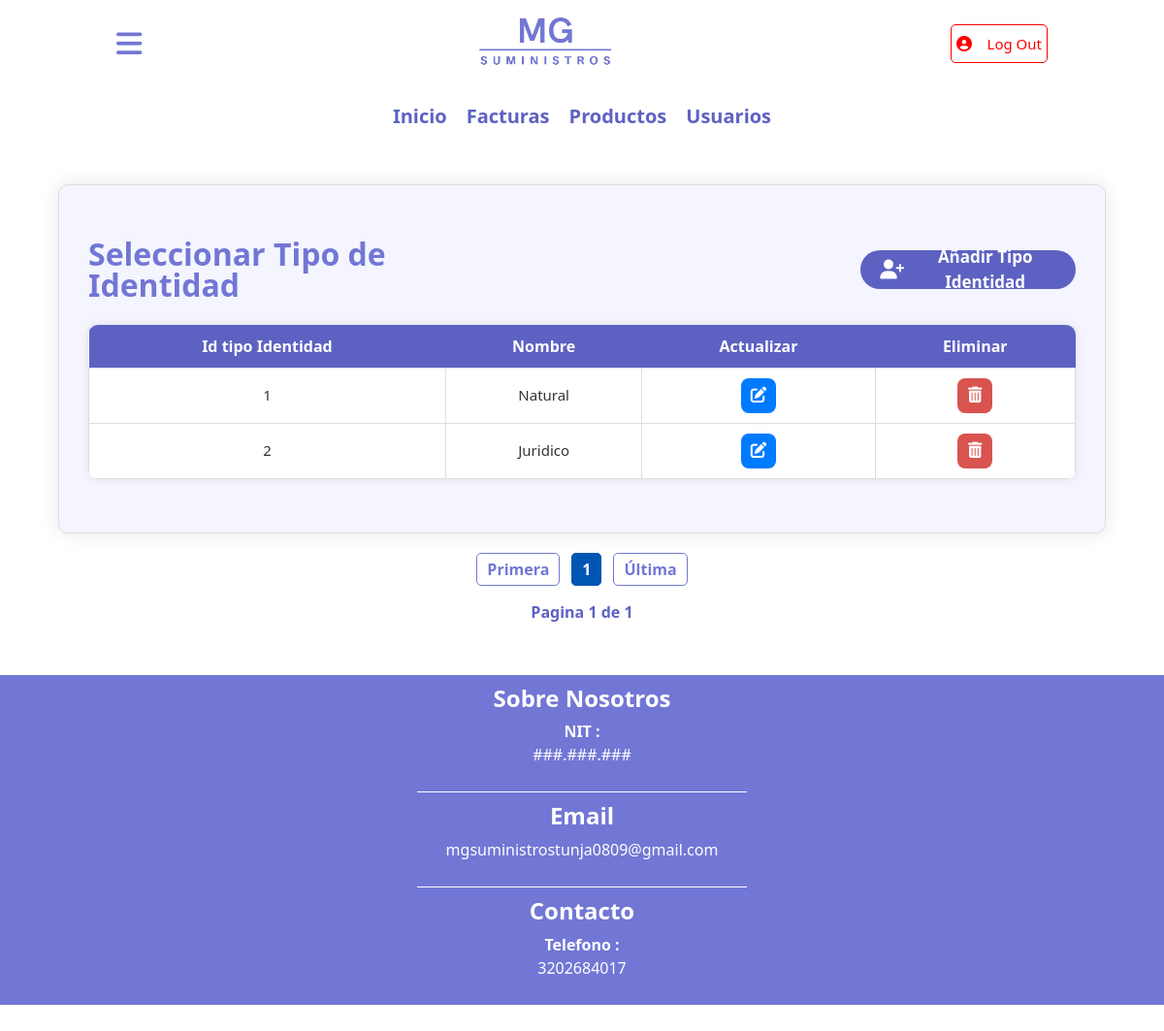
Screenshot of /tipo_identidad/select.php (signed in) with the database file from the repository.
### tables this page shows
CREATE TABLE `tipo_identidad` (
  `id_tipo_identidad` int(11) NOT NULL,
  `tipo_identidad` varchar(40) NOT NULL
);

### tipo_identidad/select.php (the view, shortened to what this page needs)
<!DOCTYPE html>
<html lang="en">
<head>
    <link href="https://cdn.jsdelivr.net/npm/bootstrap@5.3.3/dist/css/bootstrap.min.css"
          rel="stylesheet"
>
    <link rel="stylesheet" href="../CSS/styles.css">
</head>
<body>
    <?php require_once('../config/database.php');?>
    <?php include('../temp/header.php') ?>
    <?php include('../temp/contenido.php') ?>
    <div id="contenido">
        <form action="select.php" method="POST" name="select">
            <fieldset>
                <legend id="titulo-form">
                    <h2>Seleccionar Tipo de Identidad</h2>
                    <a href="insert.php" id="btn-insertar">
                      <i class="fa-solid fa-user-plus"></i>
                      <p>Añadir Tipo Identidad</p>
                    </a>
                </legend>
                <table class="tabla_roles">
                    <tr>
                        <th>Id tipo Identidad</th>
                        <th>Nombre</th>
                        <th>Actualizar</th>
                        <th>Eliminar</th>
                    </tr>
                <?php
                $sql_registros = mysqli_query($conexion,'SELECT COUNT(*) AS total FROM tipo_identidad');
                $result_registros = mysqli_fetch_array($sql_registros);
                $total = $result_registros['total'];
                $por_pagina = 5;
                $pagina = empty($_GET['PAGINA'])?1:$_GET['PAGINA'];
                $desde = ($pagina - 1) * $por_pagina;
                $total_paginas = ceil($total / $por_pagina);
                $consulta = "SELECT * FROM tipo_identidad LIMIT $desde,$por_pagina";
                $ejecutar = mysqli_query($conexion, $consulta);
                if(mysqli_num_rows($ejecutar)>0){
                    while($fila = mysqli_fetch_assoc($ejecutar)){
                        $id_tipo_identidad = $fila['id_tipo_identidad'];
                        $nom = $fila['tipo_identidad'];
                        echo "
                    <tr>
                      <td>$id_tipo_identidad</td>
                      <td>$nom</td>
                      <td>
                        <a class='btn-accion btn-actualizar' href='update.php?ACTUALIZAR=$id_tipo_identidad' title='Actualizar'>
                          <i class='fa-solid fa-pen-to-square'></i>
                        </a>
                      </td>
                      <td>
                        <a class='btn-accion btn-eliminar' href='select.php?ELIMINAR=$id_tipo_identidad' title='Eliminar' onclick=\"return confirm('¿Desea eliminar este rol?');\">
                          <i class='fa-solid fa-trash-can'></i>
                        </a>
                      </td>
                    </tr>
                  ";
                }
              } else {
                echo "<tr><td colspan='4'>No hay Tipos de Identidad registrados.</td></tr>";
              }
                ?>
            </table>
            </fieldset>
        </form>
        <div class="paginador">
            <?php
                echo "<a href='select.php?PAGINA=1' class='link-pagina'>Primera</a>";
                for ($i = 1; $i <= $total_paginas; $i++) {
                $pagina = empty($_GET['PAGINA']) ? 1 : $_GET['PAGINA'];
                $clase_activa = ($i == $pagina) ? "link-activa" : "link-pagina";
                echo "<a href='select.php?PAGINA=$i' class='$clase_activa'>$i</a>";
                }
                echo "<a href='select.php?PAGINA=$total_paginas' class='link-pagina'>Última</a>";
                echo "<br>";
                echo "<p class='info_pagina'>Pagina $pagina de $total_paginas</p>"
            ?>
        </div>
    </div>
    <?php include('../temp/footer.php') ?>
</body>
</html>

### CSS/styles.css (style rules this page uses)
body { margin: 0; font-family:'Segoe UI', Tahoma, Geneva, Verdana, sans-serif; font-weight: 400px; }
#contenido { text-align: center; align-items: center; height: auto; align-content: center; margin-bottom: 30px; }
#contenido form { text-align: center; align-items: center; background-color: #F5F5FF ; border-radius:10px ; box-shadow: 0 0 20px rgba(0, 0, 0,0.1); width: 90%; margin: auto; }
fieldset { border: 1px solid #ddd; border-radius: 10px; padding: 30px; overflow-x: auto; -webkit-overflow-scrolling: touch; }
#titulo-form { font-weight: bold; display: flex; justify-content: center; align-items: center; gap: 40%; width: 100%; margin: 25px auto; }
#titulo-form h2 { color: #7277D5; font-weight: bold; text-align: left; margin-bottom: 20px; line-height: 1; margin: 0; }
#btn-insertar { background-color: #5D62C2; color: white; font-weight: bold; display: flex; justify-content: center; align-items: center; gap: 10px; text-decoration: none; border: none; border-radius: 20px; padding: 8px 20px; height: 40px; width: auto; cursor: pointer; transition: all 0.2s ease; margin: 0; }
#btn-insertar p { margin: 0; font-size: 17px; }
#btn-insertar i { font-size: 20px; }
table.tabla_roles { width: 95%; margin: 25px auto; border-collapse: collapse; background-color: #fff; box-shadow: 0 0 8px rgba(0, 0, 0,0.1); border-radius: 10px; overflow: hidden; box-sizing: border-box; max-width: 100%; }
table.tabla_roles th { background-color: #5D62C2 ; color: white; padding: 10px; text-align: center; font-weight: bold; font-size: 16px; }
table.tabla_roles td { border: 1px solid #ddd; text-align: center; padding: 10px; font-size: 15px; color: #333; }
.paginador { text-align: center; margin-top: 25px; height: 60px; }
.paginador .link-pagina { text-decoration: none; color: #7277D5; font-weight: bold; margin: 0 6px; padding: 5px 10px; border: 1px solid #7277D5; border-radius: 5px; transition: all 0.3s ease; }
.link-activa { background-color: #0056b3; text-decoration: none; color: white; font-weight: bold; margin: 0 6px; padding: 5px 10px; border: 1px solid #0056b3; border-radius: 5px; transition: all 0.3s ease-in-out; }
.info_pagina { color: #5D62C2; font-weight: bold; padding: 20px 5px; }
.btn-accion { display: inline-flex; align-items: center; justify-content: center; width: 36px; height: 36px; border-radius: 8px; text-decoration: none; transition: 0.3s ease; font-size: 1.1em; }
.btn-actualizar { background-color: #007bff; color: white; }
.btn-eliminar { background-color: #d9534f; color: white; }
@media (max-width: 1200px) { table.tabla_roles { width: max-content; min-width: 100%; display: table; } }

### rows the page displays
tipo_identidad: id_tipo_identidad "1", tipo_identidad "Natural"
tipo_identidad: id_tipo_identidad "2", tipo_identidad "Juridico"

### other values shown
$pagina "1"
$total_paginas "1"
